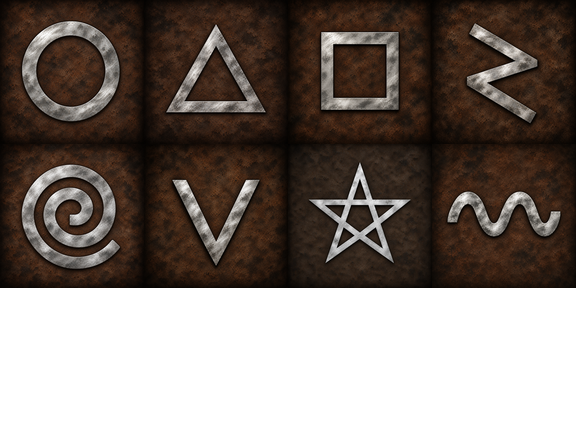
#> input picture steamvr/assets/ring-wheel/ring-glyph-sheet.png, 576 x 432 px
$ python -i ring_glyph_sheet.py   (imports and definitions only)
#> lines starting #> are read from the running program, lines starting #| are printed output that depends on the picture
#> further down, picture is the input picture: PIL image 576x432 RGBA; mean R, G, B, A 39.9, 29.8, 23.6, 170
"""Offline tool (not run by the build): builds steamvr/assets/ring-wheel/ring-glyph-sheet.png, the painted glyph and sigil squares
on one sheet, and steamvr/ring_wheel_glyph_sheet.h, the mask of which cells are painted.

Twelve painted squares, original art, kept by the artist (not in the repo):
<squares>/<kind>-<name>.png (384 px, borderless full-bleed desaturated rust, silver motif in the middle 80%, trimmed to
its alpha box in case of a margin, straight alpha; the 1024 px masters stay with the artist): the eight
Glyphs-page shapes glyph-{circle,triangle,square,lightning,spiral,v,star,wave} and the four center sigils sigil-{back,clear,star,hand}.

Sheet: 4 columns x 3 rows of 144 px cells, SLOT = the cell, row-major; the names, in slot order, are READ from
steamvr/ring_wheel_glyph_art.h (Names), so the script and the engine cannot disagree on a slot. A cell is the square master,
area-averaged to 144 px; a slot with no square yet leaves its cell fully transparent and its bit clear in PaintedMask, and the engine
keeps that slot's drawn shape or sigil. The sheet and the mask work with 0, 3 or 12 squares, and the same command rebuilds both as
squares land. The compose pass cuts the circle (RecipeSeat) or draws the plate with a frame in code (RecipeSquare) at draw time.

    python tools/ring_glyph_sheet.py [--squares <folder of squares>] [--out <png>] [--mask <h>] [--preview <png>]
    python tools/ring_glyph_sheet.py --import <folder of squares>   (trim + downscale the squares into --squares)
"""
import argparse, os, re, sys
from PIL import Image

HERE = os.path.dirname(os.path.abspath(__file__))
REPO = os.path.dirname(HERE)
ART_H = os.path.join(REPO, "steamvr", "ring_wheel_glyph_art.h")
COLS, ROWS, CELL, MASTER = 4, 3, 144, 384


# [8 lines left out: function names, not called in this run]


def file_name(kind, name):
    return "%s-%s.png" % (kind, name)


def trim(im):
    """The plate's own square: the alpha's bounding box, cut square."""
    im = im.convert("RGBA")
    box = im.getchannel("A").point(lambda v: 255 if v > 8 else 0).getbbox()
#> box = (0, 0, 576, 288)
    if not box:
        raise ValueError("fully transparent")
    side = max(box[2] - box[0], box[3] - box[1])
#> side = 576
    cx, cy = (box[0] + box[2]) / 2, (box[1] + box[3]) / 2
#> cx = 288; cy = 144
    x0, y0 = int(round(cx - side / 2)), int(round(cy - side / 2))
#> x0 = 0; y0 = -144
    return im.crop((x0, y0, x0 + side, y0 + side))
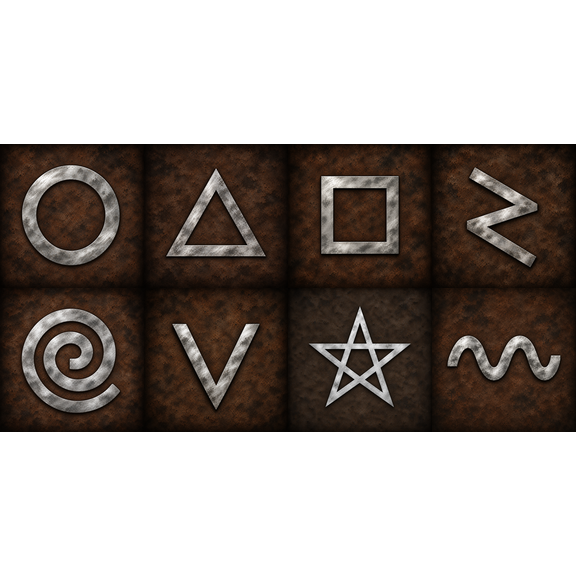
#> returned value: PIL image 576x576 RGBA; mean R, G, B, A 29.9, 22.4, 17.7, 127.5; transparent parts drawn white


# [70 lines left out: functions import_squares, cell_of, main, not called in this run]


# [2 lines not run here, left out]

>>> from PIL import Image
>>> picture = Image.open('../steamvr/assets/ring-wheel/ring-glyph-sheet.png')
>>> result = trim(picture)
